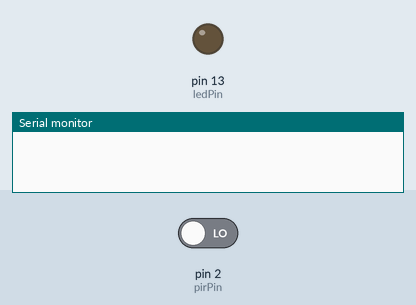
Simulated run of this sketch. Board: Arduino Uno, built with avr-gcc and run on an emulated ATmega328P. On the bench: output pins drawn as LEDs (lit = HIGH), the last lines printed to the serial monitor. Inputs (shaded band) come from the test bench; at power-on: pin 2 (pirPin) LOW.

Above: at 1.2 s.
1.3 s: pin 2 (pirPin) driven HIGH
At 2.4 s:
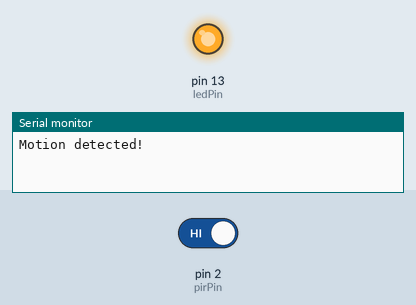
2.8 s: pin 2 (pirPin) driven LOW
At 3.5 s:
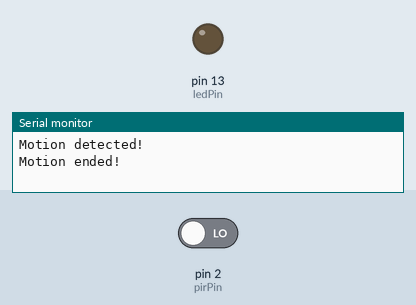
Timing chart, 0 to 5.8 s (numbered marks = the images above; inputs shaded):
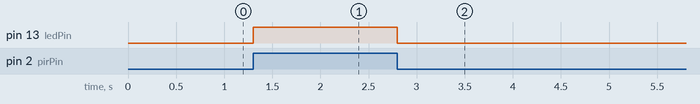

The sketch:

PIR_motion_sensor.ino
```cpp
int pirPin = 2;       // PIR sensor OUT pin
int ledPin = 13;      // LED pin
int pirState = LOW;   // Default state = no motion
int val = 0;          // Sensor value

void setup() {
  pinMode(pirPin, INPUT);   // PIR as input
  pinMode(ledPin, OUTPUT);  // LED as output
  Serial.begin(9600);       // For debugging
}

void loop() {
  val = digitalRead(pirPin);  // Read PIR output

  if (val == HIGH) {          // Motion detected
    digitalWrite(ledPin, HIGH);   // Turn LED ON
    if (pirState == LOW) {
      Serial.println("Motion detected!");
      pirState = HIGH;        // Update state
    }
  }
  else {                      // No motion
    digitalWrite(ledPin, LOW);    // Turn LED OFF
    if (pirState == HIGH) {
      Serial.println("Motion ended!");
      pirState = LOW;         // Update state
    }
  }
}
```

Measured:
- after the input at 1.3 s, pin 13 (ledPin): LOW → HIGH at once
- after the input at 2.8 s, pin 13 (ledPin): HIGH → LOW at once
